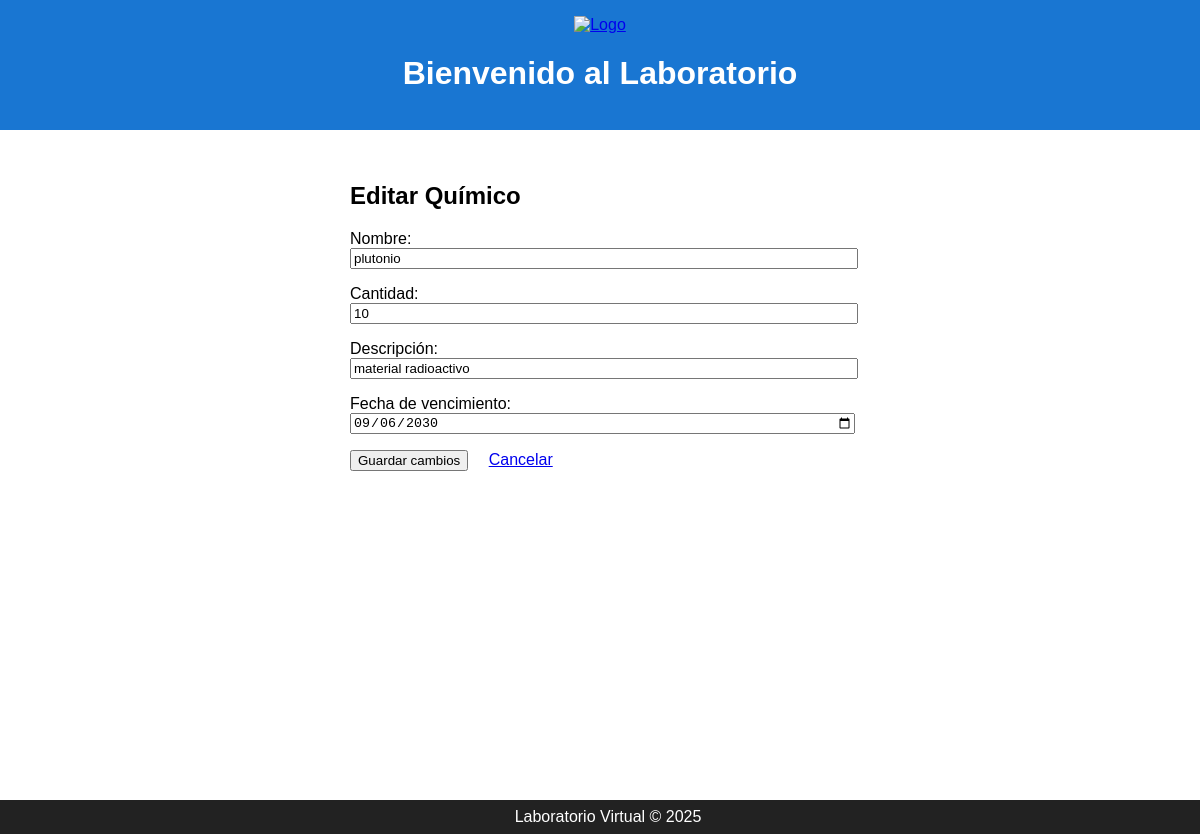
The app's page /materiales/editar/1/ (signed in) with its own data.
### core/models.py (models this page shows, shortened)
class Quimico(models.Model):
    nombre = models.CharField(max_length=100)
    cantidad = models.PositiveIntegerField()
    descripcion = models.TextField(blank=True)
    fecha_registro = models.DateTimeField(auto_now_add=True)
    fecha_vencimiento = models.DateField(null=True, blank=True)

### core/views.py (the view, shortened to what this page needs)
# urls.py: path('materiales/editar/<int:quimico_id>/', views.editar_quimico, name='editar_quimico'),
@login_required
def editar_quimico(request, quimico_id):
    if not hasattr(request.user, 'profile') or request.user.profile.role != 'aprendiz':
        return redirect('/')
    quimico = Quimico.objects.get(id=quimico_id)
    return render(request, 'editar_quimico.html', {'quimico': quimico})

### core/templates/editar_quimico.html (shortened to what this page needs)
{% extends "base.html" %}
{% block content %}
<div style="max-width:500px;margin:auto;">
    <h2>Editar Químico</h2>
    <form method="post">
        <label>Nombre:</label>
        <input type="text" name="nombre" value="{{ quimico.nombre }}" required style="width:100%;margin-bottom:1rem;">
        <label>Cantidad:</label>
        <input type="number" name="cantidad" value="{{ quimico.cantidad }}" min="1" required style="width:100%;margin-bottom:1rem;">
        <label>Descripción:</label>
        <input type="text" name="descripcion" value="{{ quimico.descripcion }}" style="width:100%;margin-bottom:1rem;">
        <label>Fecha de vencimiento:</label>
        <input type="date" name="fecha_vencimiento" value="{{ quimico.fecha_vencimiento|date:'Y-m-d' }}" style="width:100%;margin-bottom:1rem;">
        <button type="submit">Guardar cambios</button>
        <a href="{% url 'materiales' %}" style="margin-left:1rem;">Cancelar</a>
    </form>
</div>
{% endblock %}

### core/templates/base.html (style rules this page uses)
body { font-family: Arial, sans-serif; margin: 0; padding: 0; }

### records on screen
Quimico: nombre "plutonio", cantidad "10", descripcion "material radioactivo", fecha_vencimiento "09/06/2030"
